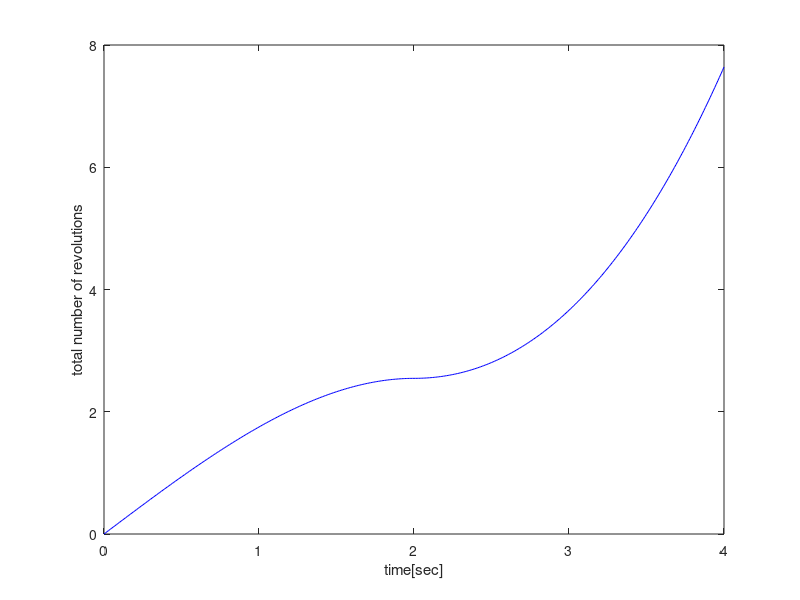

This figure's MATLAB source:
% 예제) 각속도 문제 : plot time vs the number of revolutions
clear; clc;

t1 = 0:0.01:2; 
N1 = (12*t1 - t1.^3) / 2/pi;
t2 = 2:0.01:4;
N2 = (32 - 12*t2 + t2.^3) / 2/pi;
plot(t1, N1, 'b', t2, N2, 'b'), xlabel("time[sec]"), ylabel("total number of revolutions");
